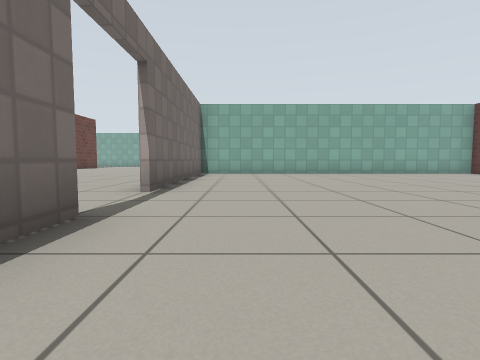
View 1 (above)

24 first-person views from a walk through a robot-simulator world made for Gazebo. The camera is 0.5 m above the floor, tilts 4° down and sees 80° across. The floor is counted in squares, 1 m on a side. Each view is taken from the middle of a square. On the plan, view 1 faces up. The plan holds only what a view shows up to about 9 squares ahead; the rest is blank. Simple patterns stand in for the simulator's built-in surfaces. Simple shapes stand in for some stock models. Surface patterns are stand-ins for the level's own textures.

View 2
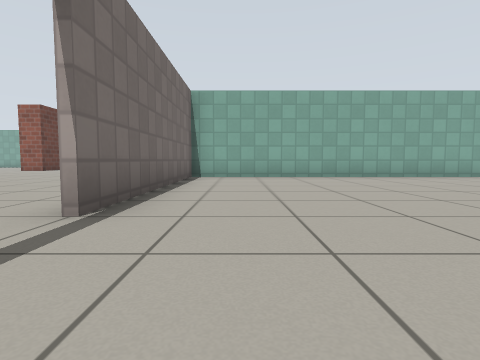

View 3
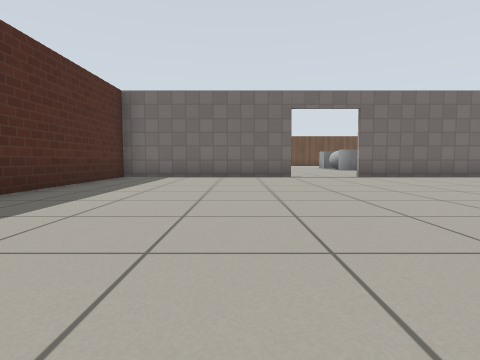

View 4
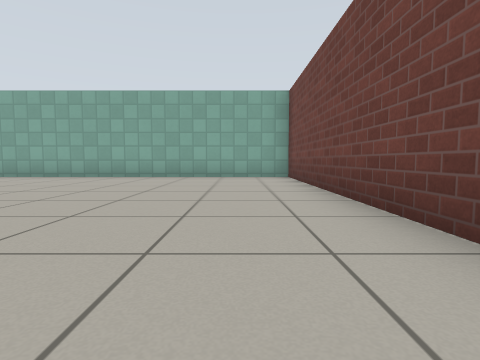

View 5
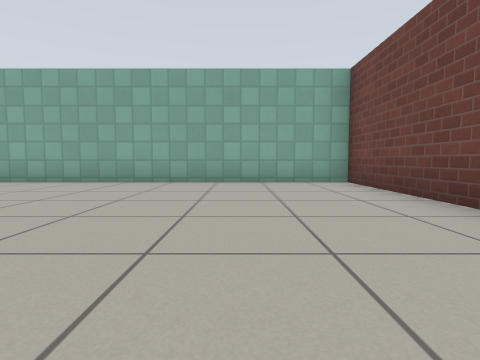

View 6
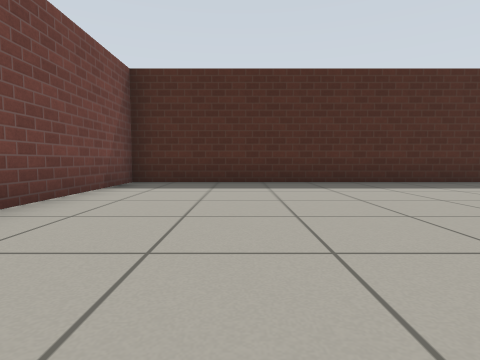

View 7
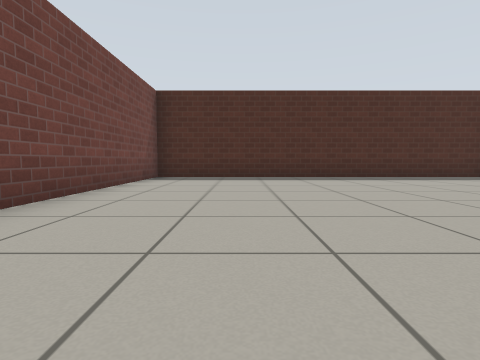

View 8
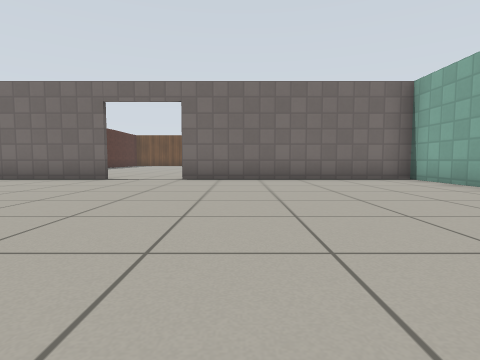

View 9
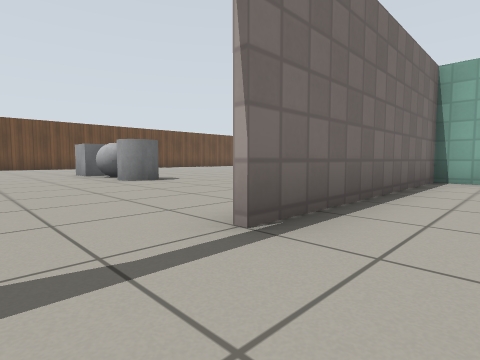

View 10
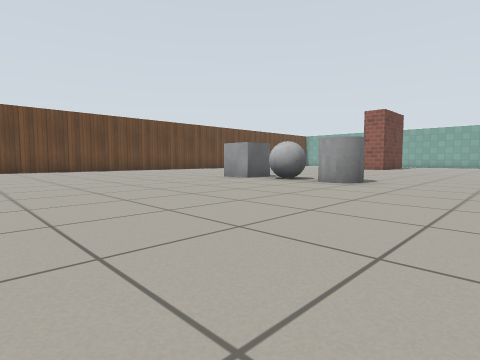

View 11
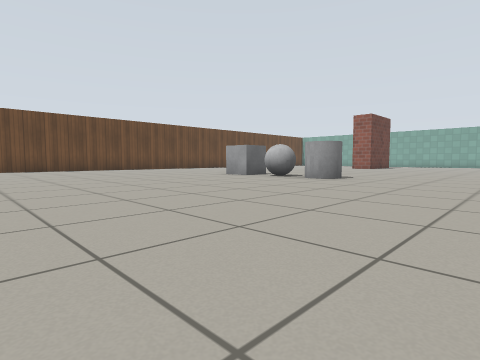

View 12
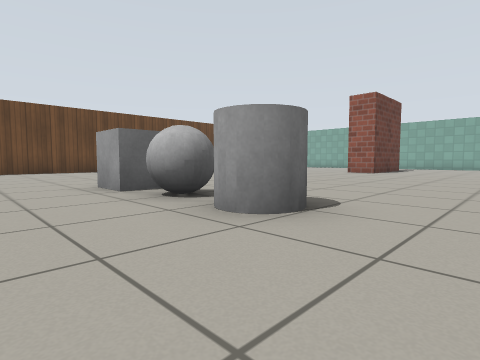

View 13
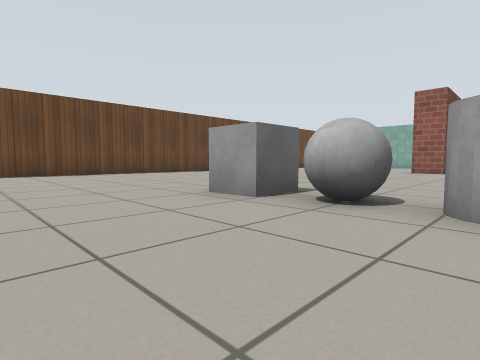

View 14
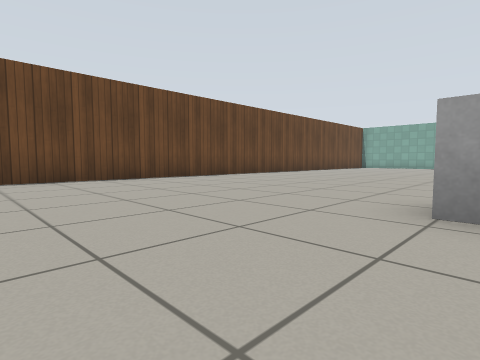

View 15
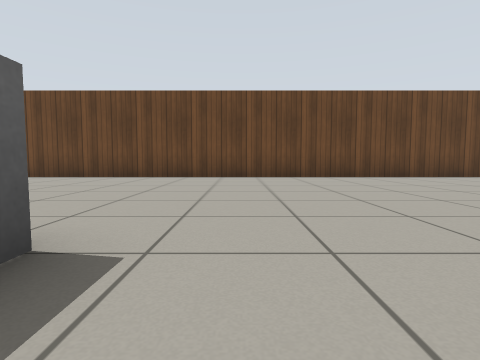

View 16
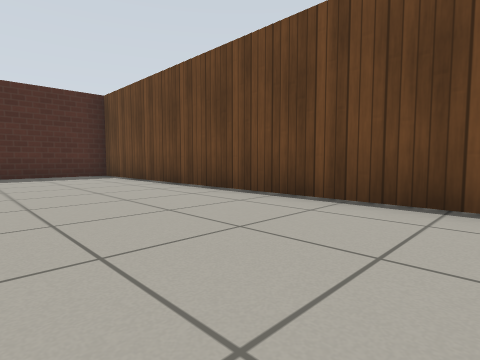

View 17
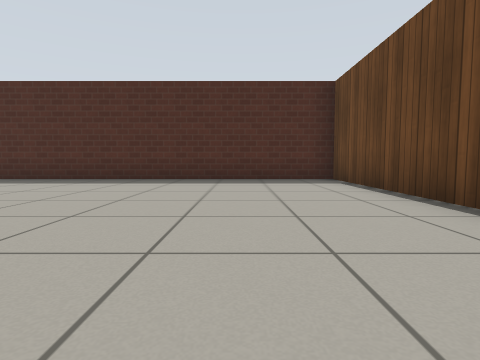

View 18
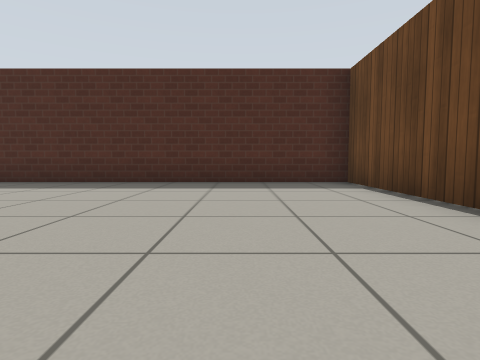

View 19
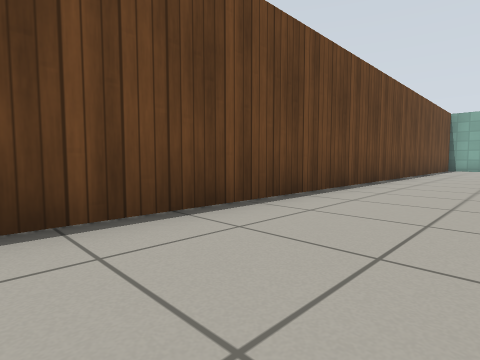

View 20
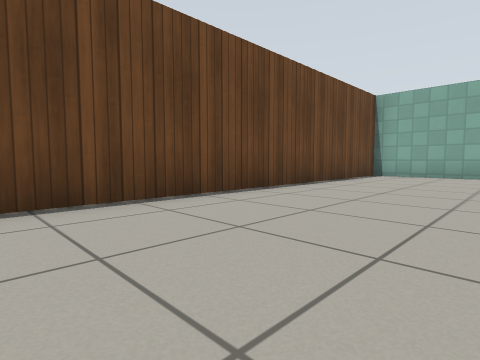

View 21
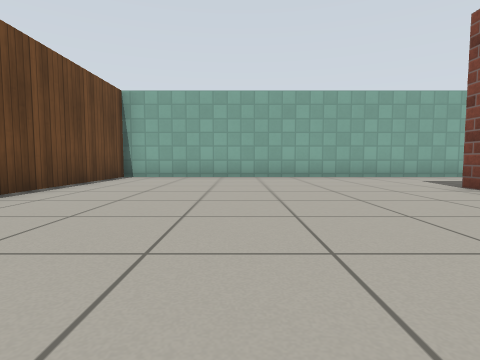

View 22
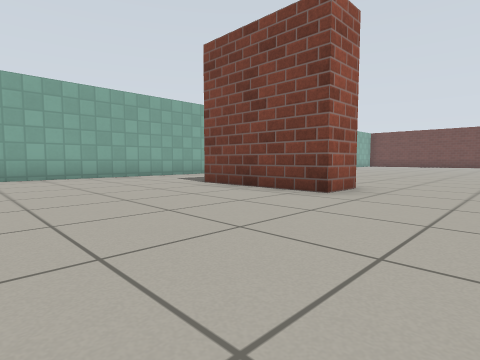

View 23
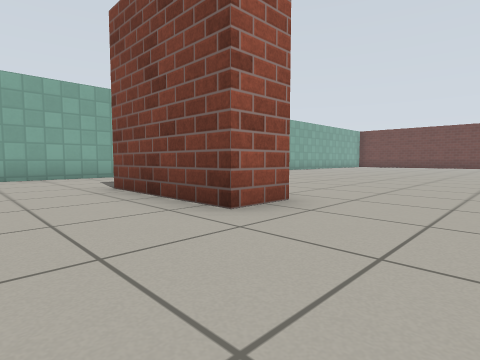

View 24
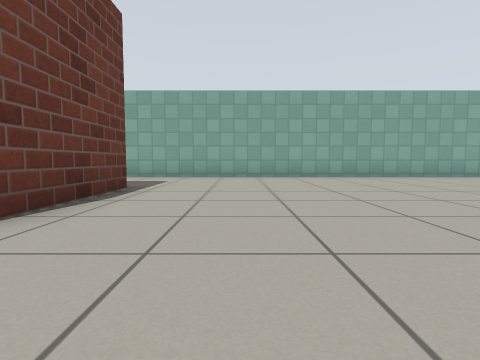

### Floor plan
Points are (right, up) in squares from view 1. A wall is a line through its corners. A room is listed if a view was taken in it or the views show most of it. See-through windows are left out.
Room 1 (views 1, 2, 3, 4, 5, 6, 7, 8, 9)
walls: (-1.4, 2.6) (-1.4, -2.4) (8.4, -2.4) (8.4, 10.4) (-1.4, 10.4) (-1.4, 4.5)
ways out: open door at (-1.5, 3.5) to room 2
Room 2 (views 10, 11, 12, 13, 14, 15, 16, 17, 18, 19, 20, 21, 22, 23, 24)
walls: (0.1, 21.4) (-17.4, 21.4) (-17.4, -2.4) (-8.8, -2.4)
ways out: open door at (-1.5, 3.5) to room 1
objects: other object (-10, 6) to (-7, 7); brick block (-10, 15) to (-9, 18)

Positions as (right, up) in squares from view 1, and headings:
1: (0, 0), facing up
2: (0, 2), facing up
3: (7, 1), facing left
4: (7, 2), facing up
5: (6, 4), facing up
6: (6, 4), facing down
7: (6, 6), facing down
8: (6, 6), facing left
9: (0, 3), facing up-left
10: (-4, 0), facing up-left
11: (-3, -1), facing up-left
12: (-5, 4), facing up-left
13: (-7, 3), facing up-left
14: (-10, 3), facing up-left
15: (-9, 8), facing left
16: (-14, 7), facing down-left
17: (-15, 5), facing down
18: (-15, 4), facing down
19: (-15, 6), facing up-left
20: (-14, 12), facing up-left
21: (-14, 13), facing up
22: (-14, 13), facing up-right
23: (-12, 13), facing up-right
24: (-7, 13), facing up
